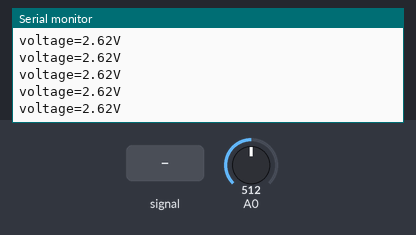
This sketch was run on a simulated Arduino Uno, built with avr-gcc and run on an emulated ATmega328P. On the bench: the last lines printed to the serial monitor. The test bench sets the inputs (shaded band); at power-on: A0 = 512.

Above: at 1.2 s.
1.3 s: A0 fed a 200 Hz sine of ±81 counts around its level
At 2.1 s:
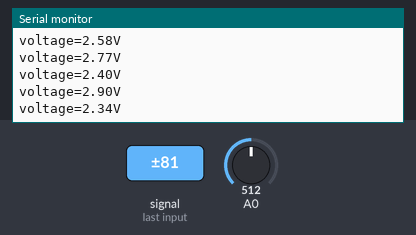
2.8 s: A0 set to 716
At 3.7 s:
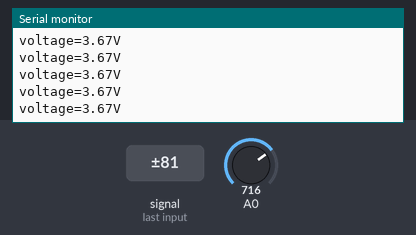
4.3 s: A0 fed a 1000 Hz sine of ±255 counts around its level
At 5.1 s:
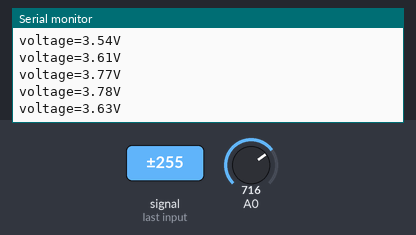
5.8 s: A0 set to 900
At 6.8 s:
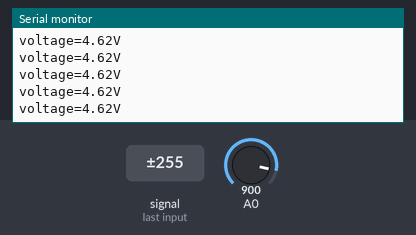
Timing chart, 0 to 7.0 s (numbered marks = the images above; inputs shaded):
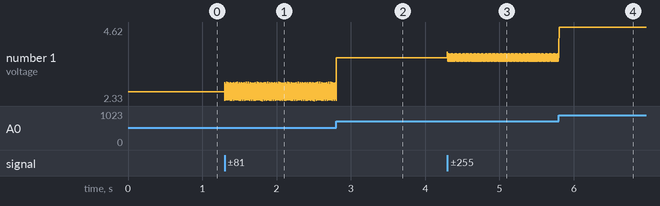

The sketch:

3.1-____.ino
```cpp
#include "Arduino.h"
void setup()
{
  Serial.begin(115200);

}

void loop()
{
  int adcval=0 ,adcvals=0;
  for(int i=0;i<=20;i++)
  {
    adcval=analogRead(A0);
    adcvals=adcvals+adcval;
  }
  adcval=adcvals/20.00;
  Serial.print("voltage=");
  Serial.print(adcval*(5.00/1023.00));
  Serial.println("V");
}
```

Measured:
- after the input at 1.3 s, the serial monitor: prints a new line at once (image 1)
- after the input at 2.8 s, the serial monitor: prints a new line at once (image 2)
- after the input at 4.3 s, the serial monitor: prints a new line at once (image 3)
- after the input at 5.8 s, the serial monitor: prints a new line at once (image 4)
- plotted number 1: 2.62 → 2.34 after the input at 1.3 s, 2.34 → 3.67 after the input at 2.8 s, 3.67 → 4.62 after the input at 5.8 s
